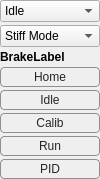
       <widget class="QWidget" name="buttonsContainer" native="true">
        <property name="sizePolicy">
         <sizepolicy hsizetype="Fixed" vsizetype="Preferred">
          <horstretch>0</horstretch>
          <verstretch>0</verstretch>
         </sizepolicy>
        </property>
        <property name="minimumSize">
         <size>
          <width>100</width>
          <height>0</height>
         </size>
        </property>
        <property name="maximumSize">
         <size>
          <width>100</width>
          <height>16777215</height>
         </size>
        </property>
        <property name="styleSheet">
         <string notr="true"> QPushButton {
     border: 1px solid #8f8f91;
     border-radius: 4px;
     background-color: qlineargradient(x1: 0, y1: 0, x2: 0, y2: 1,
                                       stop: 0 #f6f7fa, stop: 1 #dadbde);
     color: rgb(35, 38, 41);
     min-width: 80px;
	min-height:18px;
 }

 QPushButton:pressed {
     background-color: qlineargradient(x1: 0, y1: 0, x2: 0, y2: 1,
                                       stop: 0 #dadbde, stop: 1 #f6f7fa);
     color: rgb(35, 38, 41);
 }

 QPushButton:flat {
     border: none; /* no border for a flat push button */
 }

 QPushButton:disabled {
     color: rgb(169, 152, 163);
 }


 QPushButton:default {
     border-color: navy; /* make the default button prominent */
 }</string>
        </property>
        <layout class="QVBoxLayout" name="verticalLayout">
         <property name="spacing">
          <number>3</number>
         </property>
         <property name="leftMargin">
          <number>0</number>
         </property>
         <property name="topMargin">
          <number>0</number>
         </property>
         <property name="rightMargin">
          <number>0</number>
         </property>
         <property name="bottomMargin">
          <number>0</number>
         </property>
         <item>
          <widget class="QComboBox" name="comboMode">
           <property name="sizePolicy">
            <sizepolicy hsizetype="Ignored" vsizetype="Fixed">
             <horstretch>0</horstretch>
             <verstretch>0</verstretch>
            </sizepolicy>
           </property>
           <property name="minimumSize">
            <size>
             <width>100</width>
             <height>0</height>
            </size>
           </property>
           <property name="maximumSize">
            <size>
             <width>100</width>
             <height>16777215</height>
            </size>
           </property>
           <property name="mouseTracking">
            <bool>false</bool>
           </property>
           <property name="styleSheet">
            <string notr="true">
 QComboBox:disabled {
     color: rgb(169, 152, 163);
 }</string>
           </property>
           <property name="editable">
            <bool>false</bool>
           </property>
           <item>
            <property name="text">
             <string>Idle</string>
            </property>
           </item>
           <item>
            <property name="text">
             <string>Position</string>
            </property>
           </item>
           <item>
            <property name="text">
             <string>Position Direct</string>
            </property>
           </item>
           <item>
            <property name="text">
             <string>Mixed</string>
            </property>
           </item>
           <item>
            <property name="text">
             <string>Velocity</string>
            </property>
           </item>
           <item>
            <property name="text">
             <string>Velocity Direct</string>
            </property>
           </item>
           <item>
            <property name="text">
             <string>Torque</string>
            </property>
           </item>
           <item>
            <property name="text">
             <string>PWM</string>
            </property>
           </item>
           <item>
            <property name="text">
             <string>Current</string>
            </property>
           </item>
          </widget>
         </item>
         <item>
          <widget class="QComboBox" name="comboInteraction">
           <property name="sizePolicy">
            <sizepolicy hsizetype="Ignored" vsizetype="Fixed">
             <horstretch>0</horstretch>
             <verstretch>0</verstretch>
            </sizepolicy>
           </property>
           <property name="minimumSize">
            <size>
             <width>100</width>
             <height>0</height>
            </size>
           </property>
           <property name="maximumSize">
            <size>
             <width>100</width>
             <height>16777215</height>
            </size>
           </property>
           <property name="mouseTracking">
            <bool>false</bool>
           </property>
           <property name="styleSheet">
            <string notr="true">
 QComboBox:disabled {
     color: rgb(169, 152, 163);
 }</string>
           </property>
           <item>
            <property name="text">
             <string>Stiff Mode</string>
            </property>
           </item>
           <item>
            <property name="text">
             <string>Compliant Mode</string>
            </property>
           </item>
          </widget>
         </item>
         <item>
          <widget class="QLabel" name="BrakeLabel">
           <property name="sizePolicy">
            <sizepolicy hsizetype="Preferred" vsizetype="Fixed">
             <horstretch>0</horstretch>
             <verstretch>0</verstretch>
            </sizepolicy>
           </property>
           <property name="font">
            <font>
             <weight>75</weight>
             <bold>true</bold>
            </font>
           </property>
           <property name="text">
            <string>BrakeLabel</string>
           </property>
          </widget>
         </item>
         <item>
          <widget class="QPushButton" name="buttonHome">
           <property name="sizePolicy">
            <sizepolicy hsizetype="Ignored" vsizetype="Fixed">
             <horstretch>0</horstretch>
             <verstretch>0</verstretch>
            </sizepolicy>
           </property>
           <property name="minimumSize">
            <size>
             <width>82</width>
             <height>20</height>
            </size>
           </property>
           <property name="maximumSize">
            <size>
             <width>100</width>
             <height>16777215</height>
            </size>
           </property>
           <property name="text">
            <string>Home</string>
           </property>
          </widget>
         </item>
         <item>
          <widget class="QPushButton" name="buttonIdle">
           <property name="sizePolicy">
            <sizepolicy hsizetype="Ignored" vsizetype="Fixed">
             <horstretch>0</horstretch>
             <verstretch>0</verstretch>
            </sizepolicy>
           </property>
           <property name="minimumSize">
            <size>
             <width>82</width>
             <height>20</height>
            </size>
           </property>
           <property name="maximumSize">
            <size>
             <width>100</width>
             <height>16777215</height>
            </size>
           </property>
           <property name="text">
            <string>Idle</string>
           </property>
          </widget>
         </item>
         <item>
          <widget class="QPushButton" name="buttonCalib">
           <property name="sizePolicy">
            <sizepolicy hsizetype="Ignored" vsizetype="Fixed">
             <horstretch>0</horstretch>
             <verstretch>0</verstretch>
            </sizepolicy>
           </property>
           <property name="minimumSize">
            <size>
             <width>82</width>
             <height>20</height>
            </size>
           </property>
           <property name="maximumSize">
            <size>
             <width>100</width>
             <height>16777215</height>
            </size>
           </property>
           <property name="text">
            <string>Calib</string>
           </property>
          </widget>
         </item>
         <item>
          <widget class="QPushButton" name="buttonRun">
           <property name="sizePolicy">
            <sizepolicy hsizetype="Ignored" vsizetype="Fixed">
             <horstretch>0</horstretch>
             <verstretch>0</verstretch>
            </sizepolicy>
           </property>
           <property name="minimumSize">
            <size>
             <width>82</width>
             <height>20</height>
            </size>
           </property>
           <property name="maximumSize">
            <size>
             <width>100</width>
             <height>16777215</height>
            </size>
           </property>
           <property name="text">
            <string>Run</string>
           </property>
          </widget>
         </item>
         <item>
          <widget class="QPushButton" name="buttonPid">
           <property name="sizePolicy">
            <sizepolicy hsizetype="Ignored" vsizetype="Fixed">
             <horstretch>0</horstretch>
             <verstretch>0</verstretch>
            </sizepolicy>
           </property>
           <property name="minimumSize">
            <size>
             <width>82</width>
             <height>20</height>
            </size>
           </property>
           <property name="maximumSize">
            <size>
             <width>100</width>
             <height>16777215</height>
            </size>
           </property>
           <property name="text">
            <string>PID</string>
           </property>
          </widget>
         </item>
        </layout>
       </widget>
